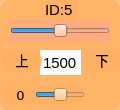
     <widget class="QWidget" name="widget_id5" native="true">
      <property name="geometry">
       <rect>
        <x>290</x>
        <y>290</y>
        <width>120</width>
        <height>110</height>
       </rect>
      </property>
      <property name="styleSheet">
       <string notr="true">background-color: rgb(255, 176, 97, 200);
border-radius:10px;</string>
      </property>
      <widget class="QSlider" name="horizontalSlider_5">
       <property name="geometry">
        <rect>
         <x>10</x>
         <y>20</y>
         <width>100</width>
         <height>22</height>
        </rect>
       </property>
       <property name="autoFillBackground">
        <bool>false</bool>
       </property>
       <property name="styleSheet">
        <string notr="true">background-color: rgb(255, 170, 127);
border-radius:0px;</string>
       </property>
       <property name="minimum">
        <number>500</number>
       </property>
       <property name="maximum">
        <number>2500</number>
       </property>
       <property name="pageStep">
        <number>1</number>
       </property>
       <property name="value">
        <number>1500</number>
       </property>
       <property name="orientation">
        <enum>Qt::Horizontal</enum>
       </property>
      </widget>
      <widget class="QLabel" name="label_ID5">
       <property name="geometry">
        <rect>
         <x>45</x>
         <y>0</y>
         <width>32</width>
         <height>20</height>
        </rect>
       </property>
       <property name="font">
        <font>
         <family>Arial</family>
         <pointsize>11</pointsize>
        </font>
       </property>
       <property name="styleSheet">
        <string notr="true">background-color: rgb(255, 255, 255， 0);
border-radius:0px;</string>
       </property>
       <property name="text">
        <string>ID:5</string>
       </property>
      </widget>
      <widget class="QLineEdit" name="lineEdit_5">
       <property name="geometry">
        <rect>
         <x>40</x>
         <y>50</y>
         <width>41</width>
         <height>25</height>
        </rect>
       </property>
       <property name="font">
        <font>
         <family>Arial</family>
         <pointsize>11</pointsize>
        </font>
       </property>
       <property name="autoFillBackground">
        <bool>false</bool>
       </property>
       <property name="styleSheet">
        <string notr="true">background-color: rgb(255, 255, 255);
border-radius:0px;</string>
       </property>
       <property name="text">
        <string>1500</string>
       </property>
       <property name="alignment">
        <set>Qt::AlignCenter</set>
       </property>
       <property name="readOnly">
        <bool>false</bool>
       </property>
      </widget>
      <widget class="QLabel" name="label_13">
       <property name="geometry">
        <rect>
         <x>82</x>
         <y>50</y>
         <width>40</width>
         <height>21</height>
        </rect>
       </property>
       <property name="font">
        <font>
         <family>黑体</family>
         <pointsize>10</pointsize>
        </font>
       </property>
       <property name="styleSheet">
        <string notr="true">background-color: rgb(255, 255, 255， 0);</string>
       </property>
       <property name="text">
        <string>&lt;html&gt;&lt;head/&gt;&lt;body&gt;&lt;p align=&quot;center&quot;&gt;下&lt;/p&gt;&lt;/body&gt;&lt;/html&gt;</string>
       </property>
      </widget>
      <widget class="QLabel" name="label_d5">
       <property name="geometry">
        <rect>
         <x>5</x>
         <y>87</y>
         <width>31</width>
         <height>16</height>
        </rect>
       </property>
       <property name="font">
        <font>
         <family>DejaVu Sans</family>
         <pointsize>10</pointsize>
        </font>
       </property>
       <property name="styleSheet">
        <string notr="true">background-color: rgb(255, 255, 255， 0);</string>
       </property>
       <property name="text">
        <string>0</string>
       </property>
       <property name="alignment">
        <set>Qt::AlignCenter</set>
       </property>
      </widget>
      <widget class="QLabel" name="label_15">
       <property name="geometry">
        <rect>
         <x>2</x>
         <y>50</y>
         <width>40</width>
         <height>21</height>
        </rect>
       </property>
       <property name="font">
        <font>
         <family>黑体</family>
         <pointsize>10</pointsize>
        </font>
       </property>
       <property name="styleSheet">
        <string notr="true">background-color: rgb(255, 255, 255， 0);</string>
       </property>
       <property name="text">
        <string>&lt;html&gt;&lt;head/&gt;&lt;body&gt;&lt;p align=&quot;center&quot;&gt;上&lt;/p&gt;&lt;/body&gt;&lt;/html&gt;</string>
       </property>
      </widget>
      <widget class="QSlider" name="horizontalSlider_15">
       <property name="geometry">
        <rect>
         <x>35</x>
         <y>85</y>
         <width>50</width>
         <height>20</height>
        </rect>
       </property>
       <property name="styleSheet">
        <string notr="true">background-color: rgb(255, 255, 255， 0);</string>
       </property>
       <property name="minimum">
        <number>-150</number>
       </property>
       <property name="maximum">
        <number>150</number>
       </property>
       <property name="pageStep">
        <number>1</number>
       </property>
       <property name="orientation">
        <enum>Qt::Horizontal</enum>
       </property>
      </widget>
     </widget>
